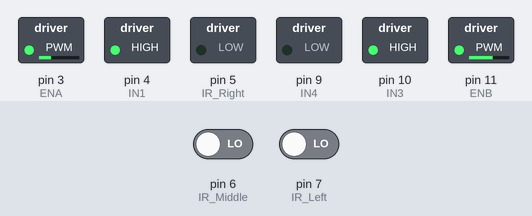
The sketch below on a simulated Arduino Uno, built with avr-gcc and run on an emulated ATmega328P. Shown: switched loads named in the sketch (green lamp = pin HIGH). The inputs (shaded band) are chosen by the test bench; at power-on: pin 6 (IR_Middle) LOW, pin 7 (IR_Left) LOW.

Above: at 1.2 s.
1.3 s: pin 6 (IR_Middle) driven HIGH
At 2.5 s:
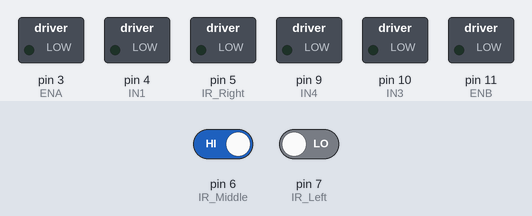
2.8 s: pin 6 (IR_Middle) driven LOW
At 3.7 s:
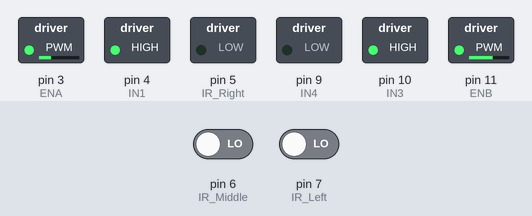
Timing chart, 0 to 5.8 s (numbered marks = the images above; inputs shaded):
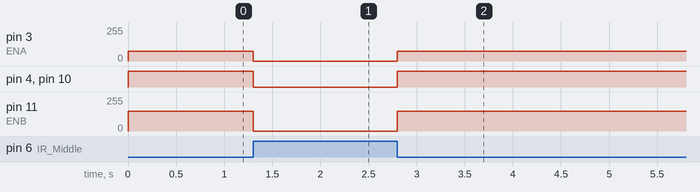

The sketch:

code.ino
```cpp
#define IR_Left 7
#define IR_Middle 6
#define IR_Right 5
//define motorRight
#define IN1 4 //forward
#define IN2 5
#define ENA 3
//define motorLeft
#define IN3 10 //forward
#define IN4 9
#define ENB 11

byte leftRead , middleRead , rightRead;

void forward(int Speed);
void right(int Speed);
void left(int Speed);
void Stop();

void setup() {
  pinMode(IR_Left,INPUT);
  pinMode(IR_Middle,INPUT);
  pinMode(IR_Right,INPUT);

  pinMode(IN1,OUTPUT);
  pinMode(IN2,OUTPUT);
  pinMode(ENA,OUTPUT);

  pinMode(IN3,OUTPUT);
  pinMode(IN4,OUTPUT);
  pinMode(ENB,OUTPUT);
  forward(150);
}

void loop() {
 leftRead = digitalRead(IR_Left);
 middleRead = digitalRead(IR_Middle);
 rightRead = digitalRead(IR_Right);
 if(leftRead == 1 && rightRead == 1 && middleRead == 0){
    forward(150);
   }
 else if(leftRead == 1 && rightRead == 0 && middleRead == 0){
   right(150);
   }
 else if(leftRead == 0 && rightRead == 1 && middleRead == 0){
   left(150);
   }
 else if(leftRead == 0 && rightRead == 0 && middleRead == 0){
   forward(150);
   }
 else{
   Stop();
  }
}

void forward(int Speed){
    analogWrite(ENA , Speed/2);
    digitalWrite(IN1 , HIGH);
    digitalWrite(IN2 , LOW);

    analogWrite(ENB , Speed);
    digitalWrite(IN3 , HIGH);
    digitalWrite(IN4 , LOW);
  }
  void right(int Speed) {
    analogWrite(ENA , Speed/2);
    digitalWrite(IN1 , HIGH);
    digitalWrite(IN2 , LOW);

    analogWrite(ENB , Speed);
    digitalWrite(IN3 , HIGH);
    digitalWrite(IN4 , LOW);
  }
  void left(int Speed) {
    analogWrite(ENA , Speed);
    digitalWrite(IN1 , HIGH);
    digitalWrite(IN2 , LOW);

    analogWrite(ENB , Speed/2);
    digitalWrite(IN3 , HIGH);
    digitalWrite(IN4 , LOW);
    }
    void Stop()
{
    analogWrite(ENA , 0);
    digitalWrite(IN1 , LOW);
    digitalWrite(IN2 , LOW);

    analogWrite(ENB , 0);
    digitalWrite(IN3 , LOW);
    digitalWrite(IN4 , LOW);
}
```

Measured:
- after the input at 1.3 s, pin 3 (ENA): 75/255 → 0/255 at once; pin 4 (IN1), pin 10 (IN3): HIGH → LOW at once; pin 11 (ENB): 150/255 → 0/255 at once
- after the input at 2.8 s, pin 3 (ENA): 0/255 → 75/255 at once; pin 4 (IN1), pin 10 (IN3): LOW → HIGH at once; pin 11 (ENB): 0/255 → 150/255 at once
